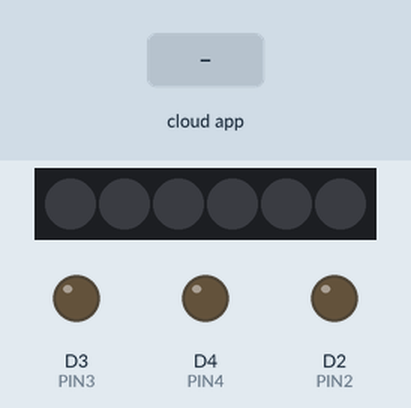
The sketch below on a simulated ESP8266 (NodeMCU). Shown: 6 RGB LEDs in strip order, left to right, output pins drawn as LEDs (lit = HIGH). The test bench sets the inputs (shaded band). WiFi joins after 1.5 s; servers stay silent unless stated; no MQTT or app messages arrive unless stated; what the sketch prints to the serial monitor is not drawn.

Above: at 2.7 s.
2.8 s: the phone or cloud app sets chord-a to 1
At 3.2 s:
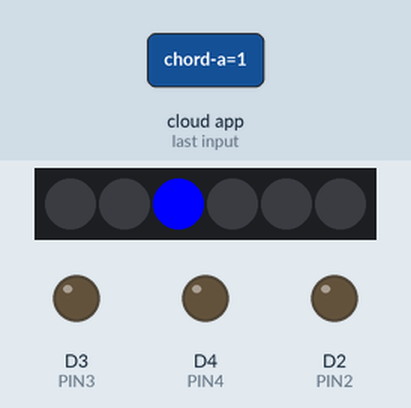
4.3 s: the phone or cloud app sets chord-b to 1
At 5.7 s:
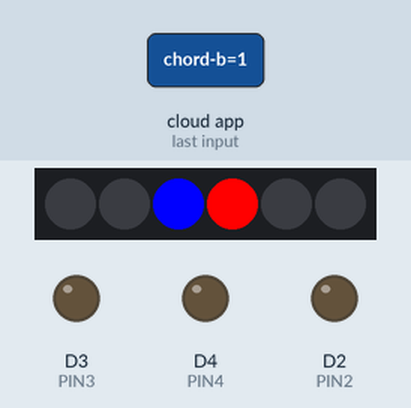
Timing chart, 0 to 7.3 s (numbered marks = the images above; inputs shaded):
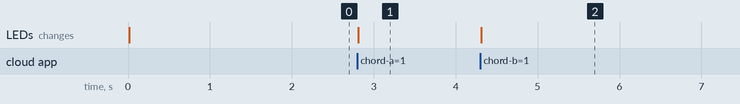

Measured:
- after the input at 2.8 s, the LEDs: change at once (image 1)
- after the input at 4.3 s, the LEDs: change at once (image 2)

The sketch:

SubscriberCode.ino
```cpp
#include <ESP8266WiFi.h>
#include "Adafruit_MQTT.h"
#include "Adafruit_MQTT_Client.h"
#include <Adafruit_NeoPixel.h>
#define PIN1 D1
#define PIN2 D2
#define PIN3 D3
#define PIN4 D4
int i=0;
int k=0;

/************************* WiFi Access Point *********************************/

const char* ssid = "Makers Asylum"; //ssid of the wifi you want to connect with
const char* pass = "Makeithappen"; //password of the wifi


/************************* Adafruit.io Setup *********************************/
#define NUMPIXELS 6
#define AIO_SERVER      "io.adafruit.com"
#define AIO_SERVERPORT  1883                   // use 8883 for SSL
#define AIO_USERNAME    "Kritarth08"
#define AIO_KEY         "***"

/************ Global State (you don't need to change this!) ******************/

// Create an ESP8266 WiFiClient class to connect to the MQTT server.
WiFiClient client;
// or... use WiFiFlientSecure for SSL
//WiFiClientSecure client;

// Setup the MQTT client class by passing in the WiFi client and MQTT server and login details.
Adafruit_MQTT_Client mqtt(&client, AIO_SERVER, AIO_SERVERPORT, AIO_USERNAME, AIO_KEY);
Adafruit_NeoPixel pixels1 = Adafruit_NeoPixel(NUMPIXELS, PIN1, NEO_GRBW + NEO_KHZ800);
Adafruit_NeoPixel pixels2 = Adafruit_NeoPixel(NUMPIXELS, PIN2, NEO_GRBW + NEO_KHZ800);
Adafruit_NeoPixel pixels3 = Adafruit_NeoPixel(NUMPIXELS, PIN3, NEO_GRBW + NEO_KHZ800);
Adafruit_NeoPixel pixels4 = Adafruit_NeoPixel(NUMPIXELS, PIN4, NEO_GRBW + NEO_KHZ800);

/****************************** Feeds ***************************************/

// Setup a feed called 'onoff' for subscribing to changes.
Adafruit_MQTT_Subscribe ultrasonic = Adafruit_MQTT_Subscribe(&mqtt, AIO_USERNAME "/feeds/ultrasonic");
Adafruit_MQTT_Subscribe chorda = Adafruit_MQTT_Subscribe(&mqtt, AIO_USERNAME "/feeds/chord-a");
Adafruit_MQTT_Subscribe chordb = Adafruit_MQTT_Subscribe(&mqtt, AIO_USERNAME "/feeds/chord-b");

int PXL1[] = {0,1,2,3,4,5};
int PXL2[] = {0,1,2,3,4,5};
int PXL3[] = {0,1,2,3,4,5};
int PXL4[] = {0,1,2,3,4,5};
/*************************** Sketch Code ************************************/

// Bug workaround for Arduino 1.6.6, it seems to need a function declaration
// for some reason (only affects ESP8266, likely an arduino-builder bug).
void MQTT_connect();

void setup() {
  pinMode(D1,OUTPUT);
  pinMode(D2,OUTPUT);
  pinMode(D3,OUTPUT);
  pinMode(D4,OUTPUT);

  Serial.begin(115200);
  delay(10);
  pixels1.begin();
  Serial.println(F("Adafruit MQTT demo"));

  // Connect to WiFi access point.
  Serial.println();
  Serial.print("Connecting to ");
  Serial.println(ssid);

  WiFi.begin(ssid, pass);
  while (WiFi.status() != WL_CONNECTED) {
    delay(500);
    Serial.print(".");
  }
  Serial.println();

  Serial.println("WiFi connected");
  Serial.println("IP address: "); Serial.println(WiFi.localIP());

  // Setup MQTT subscription for onoff feed.
  mqtt.subscribe(&ultrasonic);
  mqtt.subscribe(&chorda);
  mqtt.subscribe(&chordb);
  for(int j=0; j<=5;j++){
    pixels1.setPixelColor(PXL1[j],pixels1.Color(0,0,0));
    pixels1.show();

    pixels2.setPixelColor(PXL2[j],pixels2.Color(0,0,0));
    pixels2.show();

    pixels3.setPixelColor(PXL3[j],pixels3.Color(0,0,0));
    pixels3.show();

    pixels4.setPixelColor(PXL4[j],pixels4.Color(0,0,0));
    pixels4.show();

  }
}


void loop() {

  MQTT_connect();

  Adafruit_MQTT_Subscribe *subscription;


  while ((subscription = mqtt.readSubscription(5000))) {
    if (subscription == &ultrasonic) {
      Serial.print(F("Got: "));
      char* read=(char* )ultrasonic.lastread;
      float reading=atoi(read);
      Serial.println(reading);

    }

    if (subscription == &chorda){
      char* x=(char*)chorda.lastread;
      int n= atoi(x);
      if(n==1){
        i++;
      }
      int y=i%2;
      if(n==1&&y==1){
        pixels1.setPixelColor(PXL1[2],pixels2.Color(0,0,255));
        pixels1.show();
        pixels2.setPixelColor(PXL2[2],pixels2.Color(0,255,0));
        pixels2.show();
        pixels3.setPixelColor(PXL3[1],pixels2.Color(0,255,0));
        pixels3.show();
        Serial.println("on");
      }else if(n==1&&y==0){
        Serial.println("off");
      }


    }
    if (subscription == &chordb){
      Serial.println("read");
      char* xx=(char*)chordb.lastread;
      int nn= atoi(xx);
      if(nn==1){
        k++;
      }
      int yy=k%2;
      if(nn==1&&yy==1){
        pixels1.setPixelColor(PXL1[3],pixels2.Color(255,0,0));
        pixels1.show();
        pixels2.setPixelColor(PXL2[2],pixels2.Color(0,0,255));
        pixels2.show();
        pixels3.setPixelColor(PXL3[2],pixels2.Color(0,255,0));
        pixels3.show();
        pixels4.setPixelColor(PXL4[1],pixels2.Color(0,255,0));
        pixels4.show();
        Serial.println("on");
      }else if(nn==1&&yy==0){
        Serial.println("off");
      }
    }
  }

  delay(300);

}

// Function to connect and reconnect as necessary to the MQTT server.
// Should be called in the loop function and it will take care if connecting.
void MQTT_connect() {
  int8_t ret;

  // Stop if already connected.
  if (mqtt.connected()) {
    return;
  }

  Serial.print("Connecting to MQTT... ");

  uint8_t retries = 3;
  while ((ret = mqtt.connect()) != 0) { // connect will return 0 for connected
       Serial.println(mqtt.connectErrorString(ret));
       Serial.println("Retrying MQTT connection in 5 seconds...");
       mqtt.disconnect();
       delay(5000);  // wait 5 seconds
       retries--;
       if (retries == 0) {
         // basically die and wait for WDT to reset me
         while (1);
       }
  }
  Serial.println("MQTT Connected!");
}
```
